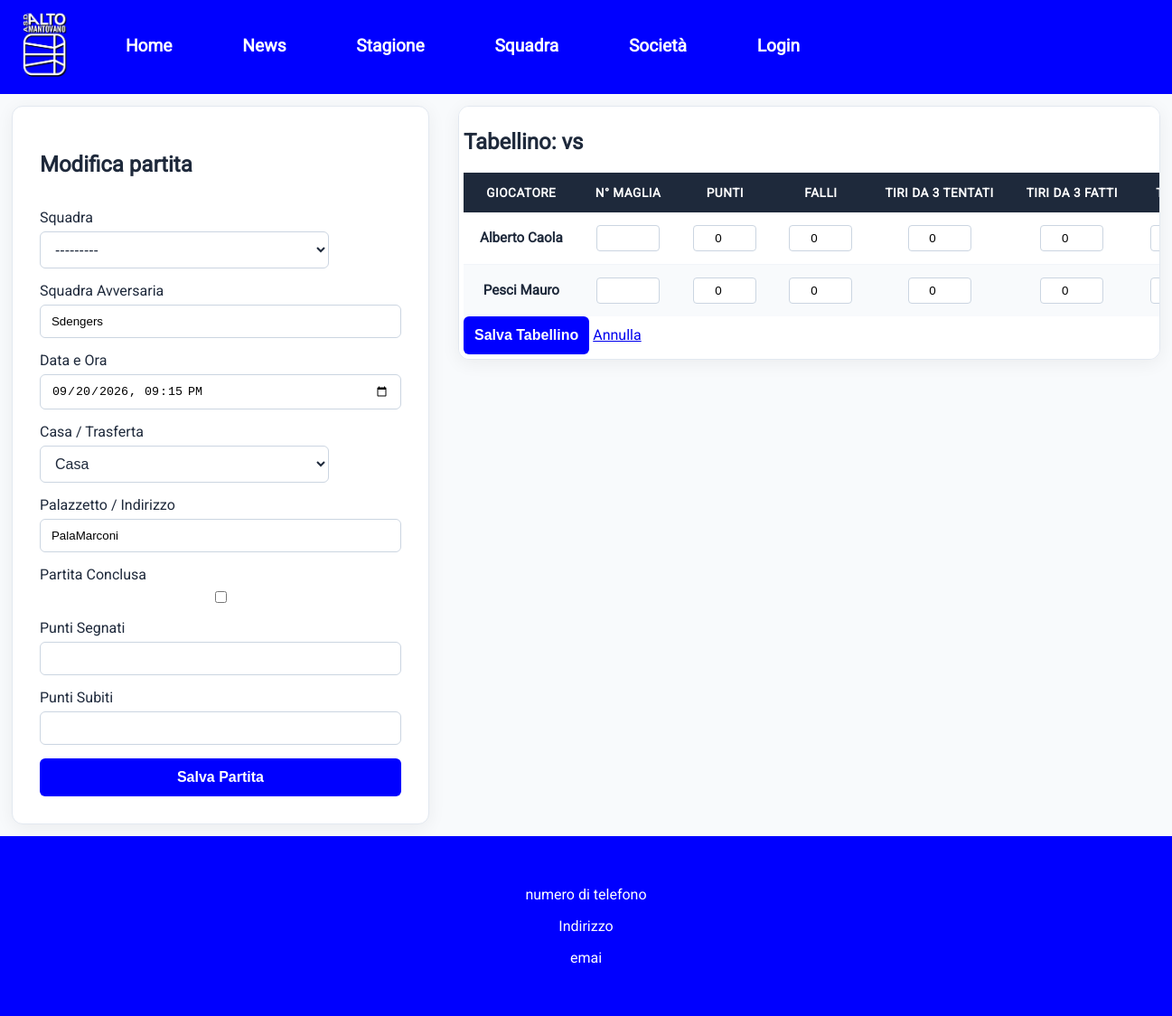
Before: /teams/1/modifica/ (signed in) with the older database file.
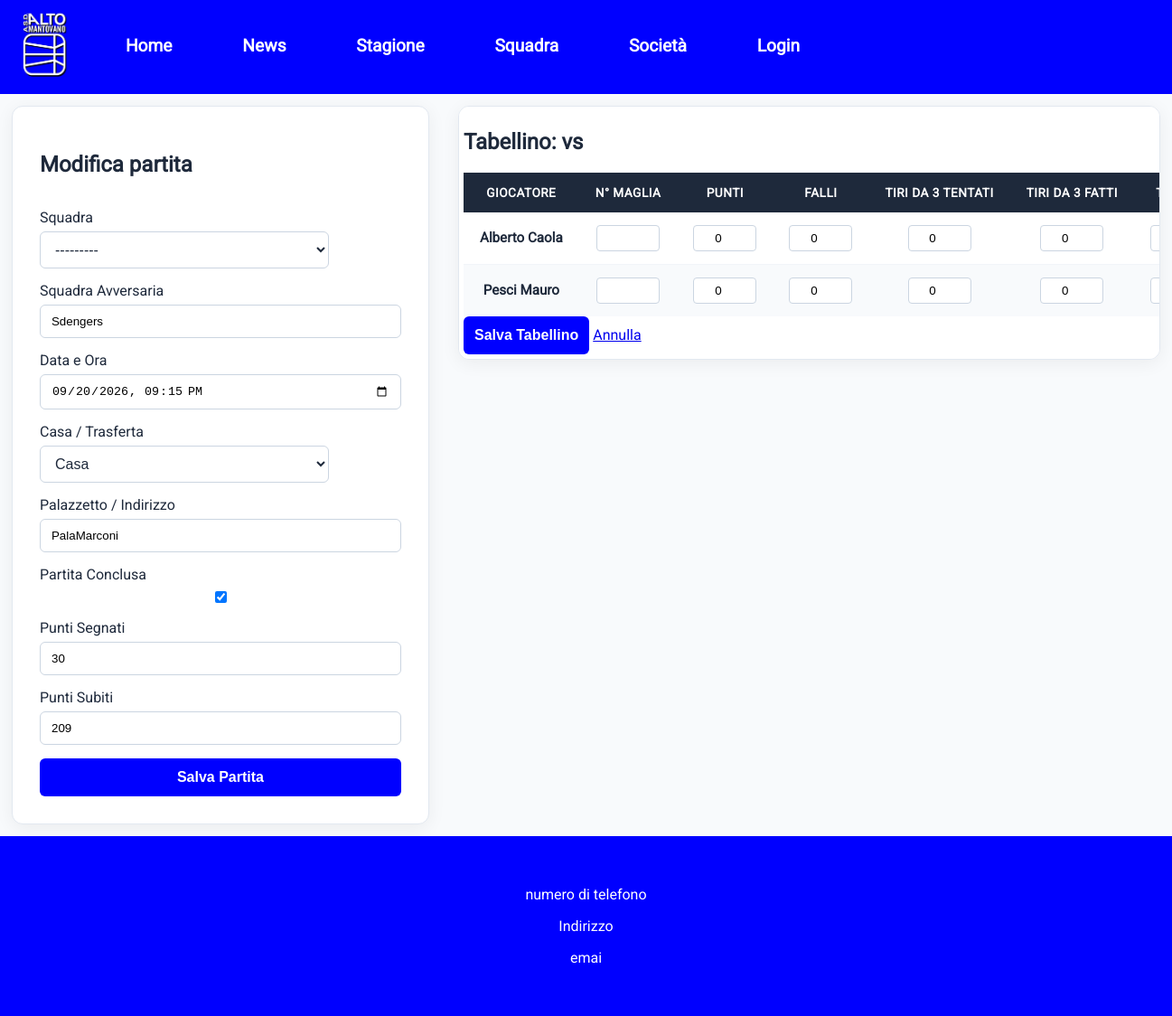
After: the same page with the newer database file.
### teams/models.py (models this page shows, shortened)
class Matches(models.Model):
    LOCATION_CHOICES = (
        ('HOME', 'Casa'),
        ('AWAY', 'Trasferta'),
    )
    team = models.ForeignKey(Squadre, related_name='matches',on_delete=models.CASCADE)
    avversari = models.CharField( max_length=50)
    giornoPartita = models.DateTimeField(auto_now=False, auto_now_add=False)
    giocata = models.BooleanField(default=False)
    location_type=models.CharField(choices=LOCATION_CHOICES, max_length=4)
    indirizzo = models.CharField(max_length=100)
    puntiFatti = models.PositiveIntegerField(null=True,blank=True)
    puntiSubiti = models.PositiveIntegerField(null=True,blank=True)
    players_stats = models.ManyToManyField(
        settings.AUTH_USER_MODEL,
        through='PlayerMatchStats',
        related_name='match_performances'
    )
    class Meta:
        ordering = ['giornoPartita']
        verbose_name_plural = "Matches"

### teams/views.py (the view, shortened to what this page needs)
# urls.py: path('<int:pk>/modifica/',MatchUpdateView.as_view(),name='modificaPartita'),
class MatchUpdateView(LoginRequiredMixin,UpdateView):
    model = Matches
    form_class = MatchUpdateForm
    template_name = "teams/match_update.html"
    success_url = reverse_lazy('dashboard_coach')
    def get_form_kwargs(self):
        kwargs = super().get_form_kwargs()
        kwargs['user'] = self.request.user
        return kwargs
    def get_context_data(self, **kwargs):
        context = super().get_context_data(**kwargs)
        match = self.object
        if 'formset' not in context:
            atleti_squadra = match.team.atleti.select_related('user').all()
            giocatori_squadra = [atleta.user for atleta in atleti_squadra]
            stats_esistenti = match.player_stats.all()
            giocatori_con_stat = [stat.player for stat in stats_esistenti]
            initial_data = [
                {'player': utente}
                for utente in giocatori_squadra
                if utente not in giocatori_con_stat
            ]
            StatsFormSet = inlineformset_factory(
                Matches,
                PlayerMatchStats,
                form=TabellinoPartitaForm,
                extra=len(initial_data),
                can_delete=False
            )
            context['formset'] = StatsFormSet(instance=match, initial=initial_data)
        return context

### teams/models.py (called while the page is built)
    def __str__(self):
        return f"{self.nome} ({self.categoria})"

### teams/templates/teams/match_update.html (shortened to what this page needs)
{% extends "template.html" %}
{% block content %}
    <div class="dashboardContainer">
        <form method='post' class = "form-container" action = "{% url "modificaPartita" object.pk %}" novalidate>
            <h2>Modifica partita</h2>
            {% for field in form %}
            <div class="formItem">
                <label for="{{ field.id_for_label }}">{{ field.label }}</label>
                {{ field }}
            </div>
            {% endfor %}
            <button type="submit" name="btn_submit_match">Salva Partita</button>
        </form>
        <div class="table-container">
            <form method='post' action>
                <h2>Tabellino: {{ match.team.name }} vs {{ match.avversari }}</h2>
                <table class="custom-table">
                    <thead class="table-dark">
                        <tr>
                            <th>Giocatore</th>
                            <th>N° Maglia</th>
                            <th>Punti</th>
                            <th>Falli</th>
                            <th>Tiri da 3 tentati</th>
                            <th>Tiri da 3 fatti</th>
                            <th>TL Fatti</th>
                        </tr>
                    </thead>
                    <tbody>
                        {% for form in formset %}
                            <tr>
                                <td>
                                    <strong>
                                        {% if form.instance.pk %}
                                            {{ form.instance.player.get_full_name }}
                                        {% else %}
                                            {{ form.initial.player.get_full_name }}
                                        {% endif %}
                                    </strong>
                                </td>
                                <td>{{ form.numero_maglia }}{{ form.numero_maglia.errors }}</td>
                                <td>{{ form.points }}{{ form.points.errors }}</td>
                                <td>{{ form.fouls }}{{ form.fouls.errors }}</td>
                                <td>{{ form.three_pointers_attempted }}{{ form.three_pointers_attempted.errors }}</td>
                                <td>{{ form.three_pointers_made }}{{ form.three_pointers_made.errors }}</td>
                                <td>{{ form.free_throws_made }}{{ form.free_throws_made.errors }}</td>
                            </tr>
                        {% endfor %}
                    </tbody>
                </table>
            <button type="submit" name="btn_salva_tabellino" class="btn btn-primary btn-lg mt-3">Salva Tabellino</button>
            <a href="{% url 'dashboard_coach' %}" class="btn btn-secondary btn-lg mt-3 ms-2">Annulla</a>
            </form>
        </div>
    </div>
{% endblock content %}

Changed rows visible on the page:
changed Matches "Sdengers": giocata "☐" → "☑"; puntiFatti (not shown) → "30"; puntiSubiti (not shown) → "209"
